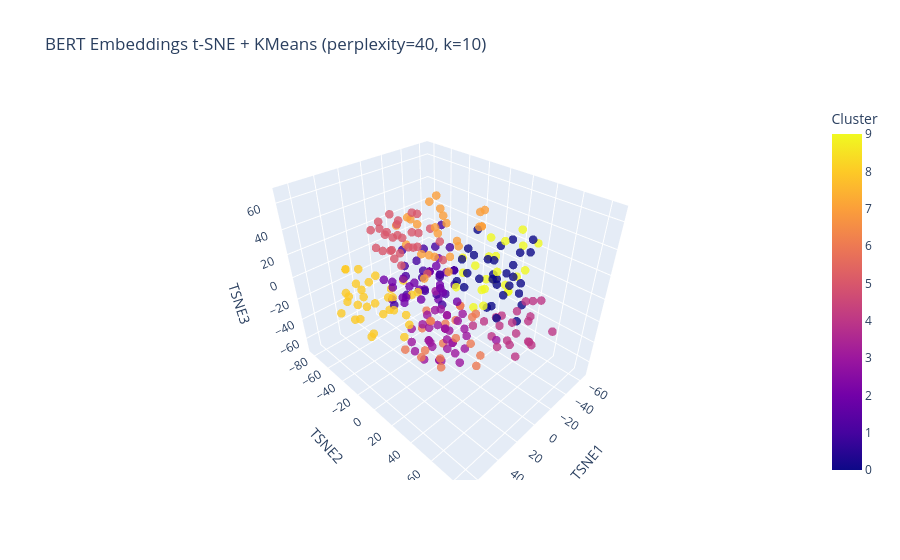

The notebook cell saved with this chart:
### Code cell
vis_df = visualize_tsne_clusters_from_csv(
    csv_path="logic/results/bert_embeddings.csv",
    perplexity=40,
    n_clusters=10,
    max_points=800,
)

### Figure 1 — Plotly figure (JSON) as saved in the notebook; plotly's stock layout.template omitted (floating-point values rounded to 4 significant figures; data arrays with more than 128 entries replaced by an {"elided": "..."} marker saying what was removed)
{"data": [{"customdata": {"elided": "264x1 str values"}, "hovertemplate": "TSNE1=%{x}<br>TSNE2=%{y}<br>TSNE3=%{z}<br>text=%{customdata[0]}<br>Cluster=%{marker.color}<extra></extra>", "legendgroup": "", "marker": {"color": {"elided": "264 int values"}, "coloraxis": "coloraxis", "opacity": 0.8, "size": 5, "symbol": "circle"}, "mode": "markers", "name": "", "scene": "scene", "showlegend": false, "type": "scatter3d", "x": {"elided": "264 float values"}, "y": {"elided": "264 float values"}, "z": {"elided": "264 float values"}}], "layout": {"coloraxis": {"colorbar": {"title": {"text": "Cluster"}}, "colorscale": [[0, "#0d0887"], [0.1111, "#46039f"], [0.2222, "#7201a8"], [0.3333, "#9c179e"], [0.4444, "#bd3786"], [0.5556, "#d8576b"], [0.6667, "#ed7953"], [0.7778, "#fb9f3a"], [0.8889, "#fdca26"], [1, "#f0f921"]]}, "legend": {"tracegroupgap": 0}, "scene": {"domain": {"x": [0, 1], "y": [0, 1]}, "xaxis": {"title": {"text": "TSNE1"}}, "yaxis": {"title": {"text": "TSNE2"}}, "zaxis": {"title": {"text": "TSNE3"}}}, "title": {"text": "BERT Embeddings t-SNE + KMeans (perplexity=40, k=10)"}}}
